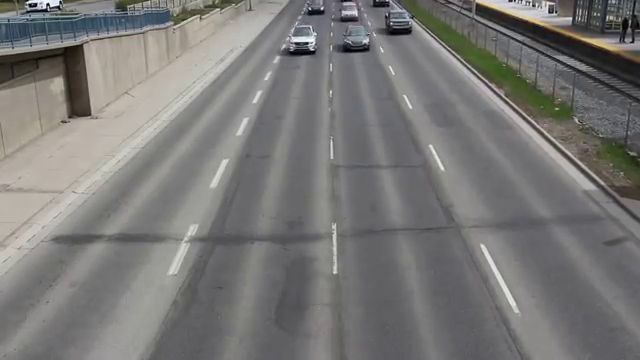
#> input picture frame 30 of traffic.mp4, 640 x 360 px
$ python meanshift_in_OpenCV.py
#> lines starting #> are read from the running program, lines starting #| are printed output that depends on the picture; after the words box and inside, x2 and y2 are one past the last pixel; in counts of white or black regions, pixels touching at a corner belong together
import numpy as np
import cv2 as cv
cap = cv.VideoCapture('traffic.mp4')
#take first frame of the video
ret, frame = cap.read()
#> frame is the input picture: shape (360, 640, 3); mean B, G, R 118.9, 120.3, 121.4
#setup initial location of window
x, y, width, height = 250, 2, 100, 50
track_window = (x, y, width, height)
#set up the ROI for tracking
roi = frame[y : y+height, x : x+width]
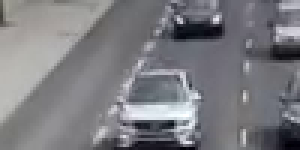
#> roi: shape (50, 100, 3) (shown 3 times larger); mean B, G, R 127.9, 123.3, 123.4
hsv_roi = cv.cvtColor(roi, cv.COLOR_BGR2HSV)
#> hsv_roi: shape (50, 100, 3); mean H, S, V 99, 17.3, 128.8
mask = cv.inRange(hsv_roi, np.array((0., 60., 32.)), np.array((180., 255., 255)))
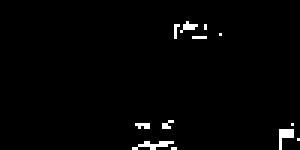
#> mask: shape (50, 100) (shown 3 times larger); 1.7% white in thin lines or dots, all inside (x1, y1, x2, y2) = (44, 7, 100, 50)
roi_hist = cv.calcHist([hsv_roi], [0], mask, [180], [0, 180])
#> roi_hist = 180 values, max 30 at index 113, min 0 at index 0, mean 0.467
cv.normalize(roi_hist, roi_hist, 0, 255, cv.NORM_MINMAX)
#set the termination criteria, either 10 iteration or move by atleast 1 pt
term_crit = (cv.TERM_CRITERIA_EPS | cv.TERM_CRITERIA_COUNT, 10, 1)

cv.imshow('roi', roi)
while(1):
    ret, frame = cap.read()
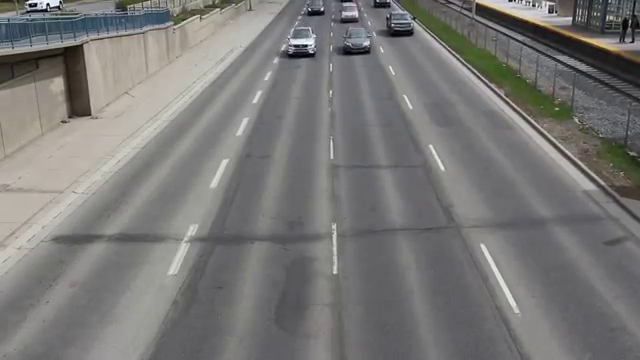
#> input picture frame 31 of traffic.mp4, 640 x 360 px
#> frame is the input picture: shape (360, 640, 3); mean B, G, R 118.9, 120.2, 121.4
    if ret == True:
        hsv = cv.cvtColor(frame, cv.COLOR_BGR2HSV)
#> hsv: shape (360, 640, 3); mean H, S, V 66.2, 15, 123.3
        dst = cv.calcBackProject([hsv], [0], roi_hist, [0, 180], 1)
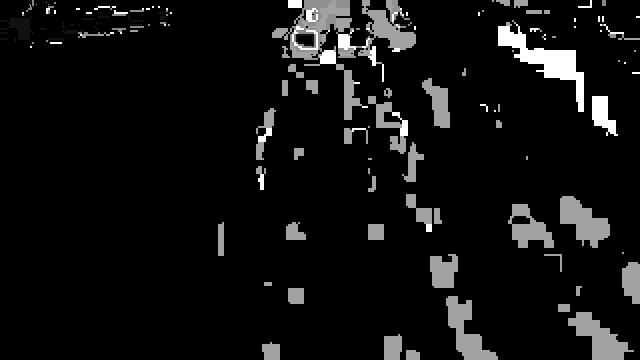
#> dst: shape (360, 640); min 0, max 255, mean 17.2
        #apply meanshift to get the new location
       # ret, track_window = cv.meanShift(dst, track_window, term_crit)

        #change marked rectangle according its target
        ret, track_window = cv.CamShift(dst, track_window, term_crit)
#> ret = ((329.5, 39), (76.12, 109.3), 93.37); track_window = (274, 0, 111, 78)
        #print(ret)
        pts = cv.boxPoints(ret)
#> pts = [[277.2, -2.2], [386.3, 4.22], [381.8, 80.2], [272.7, 73.78]]
        #print(pts)
        pts = np.int0(pts)
#> pts = [[277, -2], [386, 4], [381, 80], [272, 73]]
        final_image = cv.polylines(frame, [pts], True, (0, 255, 0), 2)
        #Draw it on image
        #x, y, w, h = track_window
        #final_image = cv.rectangle(frame, (x,y), (x+w, y+h), 255, 3)

        cv.imshow('dst', dst)
        cv.imshow('final_image', final_image)
        k=cv.waitKey(30) & 0xff
#> (key Esc is pressed here)
        if k == 27:
            break
    else:
        break

$ run again, starting later in the video
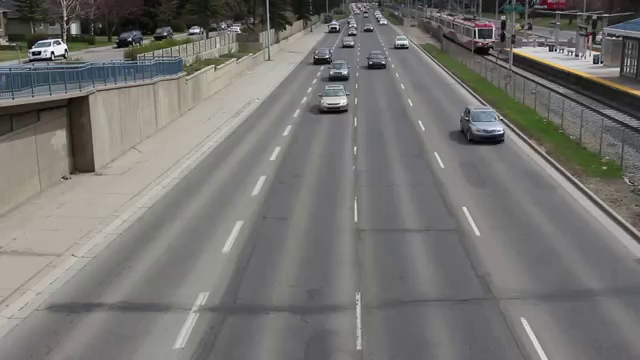
#> input picture frame 240 of traffic.mp4, 640 x 360 px
#> frame is the input picture: shape (360, 640, 3); mean B, G, R 113.1, 115.9, 117.3
#> hsv_roi: shape (50, 100, 3); mean H, S, V 47.8, 29.2, 94.7
#> `mask = cv.inRange(hsv_roi, np.array((0., 60., 32.)), np.array((180., 2..`:
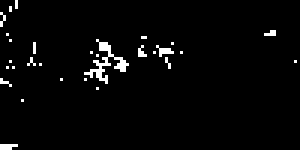
#> mask: shape (50, 100) (shown 3 times larger); 2.8% white in thin lines or dots
#> roi_hist = 180 values, max 41 at index 33, min 0 at index 0, mean 0.767
#> hsv: shape (360, 640, 3); mean H, S, V 59.5, 19.6, 119.2
#> `dst = cv.calcBackProject([hsv], [0], roi_hist, [0, 180], 1)`:
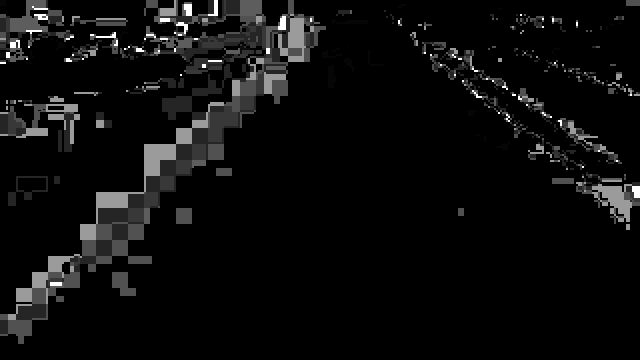
#> dst: shape (360, 640); min 0, max 255, mean 12.9
#> ret = ((274, 36), (70.07, 103.1), 96.98); track_window = (222, 0, 104, 72)
#> `pts = cv.boxPoints(ret)`: pts = [[227.1, -5.04], [329.4, 7.49], [320.9, 77.04], [218.6, 64.51]]
#> `pts = np.int0(pts)`: pts = [[227, -5], [329, 7], [320, 77], [218, 64]]
